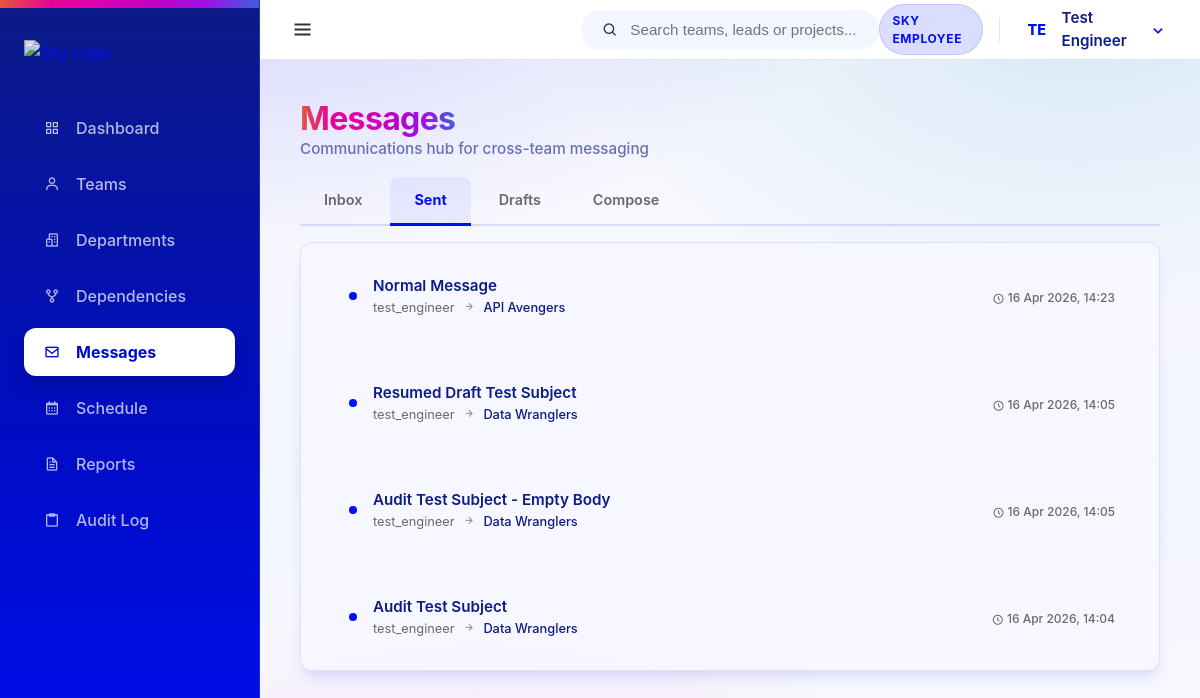
The app's page /messages/sent/ (signed in) with its own data.
### core/models.py (models this page shows, shortened)
class User(AbstractUser):
    class Meta:
        verbose_name = 'User'
        verbose_name_plural = 'Users'

class Message(models.Model):
    message_id = models.AutoField(primary_key=True)
    sender_user = models.ForeignKey(User, on_delete=models.CASCADE, related_name='sent_messages')
    team = models.ForeignKey(Team, on_delete=models.CASCADE, related_name='received_messages')
    message_subject = models.CharField(max_length=255)
    message_body = models.TextField()
    STATUS_CHOICES = [
        ('draft', 'Draft'),
        ('sent', 'Sent'),
    ]
    message_status = models.CharField(max_length=10, choices=STATUS_CHOICES)
    message_sent_at = models.DateTimeField(null=True, blank=True)

class Team(models.Model):
    team_id = models.AutoField(primary_key=True)
    department = models.ForeignKey(Department, on_delete=models.CASCADE, related_name='teams')
    team_name = models.CharField(max_length=100)
    mission = models.TextField(blank=True) # High-Fi Requirement
    lead_email = models.EmailField(blank=True) # High-Fi Requirement
    team_leader_name = models.CharField(max_length=100, blank=True)
    work_stream = models.CharField(max_length=100)
    project_name = models.CharField(max_length=100)
    project_codebase = models.CharField(max_length=100)
    status = models.CharField(max_length=50, default='Active')
    tech_tags = models.TextField(blank=True, help_text="Comma separated tags")
    created_at = models.DateTimeField(auto_now_add=True)
    updated_at = models.DateTimeField(auto_now=True)

### messages_app/views.py (the view)
# urls.py: path('sent/', views.sent_messages, name='sent_messages'),
@login_required
def sent_messages(request):
    try:
        all_messages = Message.objects.filter(
            sender_user=request.user,
            message_status='sent'
        ).select_related('sender_user', 'team').order_by('-message_sent_at')
        context = {
            'all_messages': all_messages,
            'active_tab': 'sent',
            'tab_title': 'Sent Messages'
        }
        return render(request, 'messages_app/inbox.html', context)
    except Exception as error:
        django_messages.error(request, f'Error loading sent messages: {error}')
        return redirect('messages_app:inbox')

### templates/messages_app/inbox.html (shortened to what this page needs)
{% extends 'base.html' %}
{% block content %}
<div class="flex-between mb-2 animate-slide-up">
    <div>
        <h1 class="spectrum-text" style="font-size: 2rem; letter-spacing: -0.02em;">Messages</h1>
        <p style="color: var(--sky-header-blue); opacity: 0.6; font-weight: 500; font-size: 0.95rem;">Communications hub for cross-team messaging</p>
    </div>
</div>
<div class="tabs mb-2 animate-slide-up" style="animation-delay: 0.1s;">
    <a href="{% url 'messages_app:inbox' %}" class="tab-btn {% if active_tab == 'inbox' %}active{% endif %}" style="text-decoration: none;">Inbox</a>
    <a href="{% url 'messages_app:sent_messages' %}" class="tab-btn {% if active_tab == 'sent' %}active{% endif %}" style="text-decoration: none;">Sent</a>
    <a href="{% url 'messages_app:draft_messages' %}" class="tab-btn {% if active_tab == 'drafts' %}active{% endif %}" style="text-decoration: none;">Drafts</a>
    <a href="{% url 'messages_app:compose' %}" class="tab-btn {% if active_tab == 'compose' %}active{% endif %}" style="text-decoration: none;">Compose</a>
</div>
{% if active_tab == 'compose' %}
<div class="card animate-slide-up spell-tilt" style="animation-delay: 0.15s; max-width: 700px;">
    <h3 style="color: var(--sky-header-blue); margin-bottom: 1.5rem;">
        <i class='bx bx-edit' style="margin-right: 0.5rem;"></i> New Message
    </h3>
    <form method="post" action="{% url 'messages_app:compose' %}">
        {% csrf_token %}
        <div class="form-group">
            <label for="compose-team">To (Team)</label>
            <select name="team" class="form-control filter-select" id="compose-team" required>
                <option value="">Select team...</option>
                {% for team in teams %}
                <option value="{{ team.team_id }}" {% if prefill_team and prefill_team.team_id == team.team_id or existing_draft and existing_draft.team_id == team.team_id %}selected{% endif %}>{{ team.team_name }}</option>
                {% endfor %}
            </select>
        </div>
        <div class="form-group">
            <label for="compose-subject">Subject</label>
            <input type="text" name="subject" class="form-control" id="compose-subject" placeholder="e.g. Sprint Review Follow-up" value="{{ reply_subject }}" required>
        </div>
        <div class="form-group">
            <label for="compose-body">Message</label>
            <textarea name="body" class="form-control" id="compose-body" rows="6" placeholder="Write your message..." required>{% if existing_draft %}{{ existing_draft.message_body }}{% elif reply_body %}{{ reply_body }}{% endif %}</textarea>
        </div>
        <div class="flex gap-1" style="margin-top: 1.5rem;">
            <button type="submit" name="action" value="sent" class="btn btn-primary"><i class='bx bx-send'></i> Send Message</button>
            <button type="submit" name="action" value="draft" class="btn btn-secondary"><i class='bx bx-save'></i> Save as Draft</button>
            <a href="{% url 'messages_app:inbox' %}" class="btn btn-ghost" style="text-decoration: none; margin-left: auto;">Cancel</a>
        </div>
    </form>
</div>
{% else %}
<div class="card animate-slide-up spell-tilt" style="animation-delay: 0.15s; padding: 0;">
    {% if all_messages %}
    {% for msg in all_messages %}
    <a href="{% url 'messages_app:detail' msg.message_id %}" class="msg-item {% if msg.message_status == 'sent' %}is-unread{% endif %}" style="text-decoration: none; color: inherit; transition: all 0.2s ease;">
        <div class="flex-center gap-2" style="flex: 1; min-width: 0; padding: 1rem 1.5rem; border-bottom: 1px solid var(--sky-border-subtle); border-left: 4px solid transparent;">
            {% if msg.message_status == 'sent' %}<span class="unread-dot"></span>{% endif %}
            <div style="flex: 1; min-width: 0;">
                <div class="flex-center gap-1">
                    <span style="font-weight: 600; font-size: 0.95rem; color: var(--sky-header-blue);">{{ msg.message_subject }}</span>
                </div>
                <div class="flex-center gap-1 mt-025">
                    <span style="font-size: 0.8rem; color: var(--muted-foreground);">
                        {{ msg.sender_user.username }}
                    </span>
                    <i class='bx bx-right-arrow-alt' style="font-size: 0.8rem; opacity: 0.5;"></i>
                    <span style="font-size: 0.8rem; color: var(--sky-header-blue); font-weight: 500;">
                        {{ msg.team.team_name }}
                    </span>
                </div>
            </div>
            <div style="text-align: right; flex-shrink: 0;">
                <span style="font-size: 0.75rem; color: var(--muted-foreground); white-space: nowrap; font-weight: 500;">
                    <i class='bx bx-time-five' style="vertical-align: middle;"></i>
                    {% if msg.message_sent_at %}{{ msg.message_sent_at|date:"d M Y, H:i" }}{% else %}Draft{% endif %}
                </span>
            </div>
        </div>
    </a>
    {% endfor %}
    {% endif %}
</div>
{% endif %}
{% endblock %}

### templates/base.html (shortened to what this page needs)
{% load static %}
<!DOCTYPE html>
<html lang="en">
<head>
    <link rel="stylesheet" href="{% static 'css/sky-layout.css' %}">
    <link rel="stylesheet" href="{% static 'css/style.css' %}">
    <link href='https://unpkg.com/boxicons@2.1.4/css/boxicons.min.css' rel='stylesheet'>
</head>
<body>
    <div class="app-container">
        <nav class="sidebar">
            <div class="sidebar-header">
                <a href="{% url 'core:dashboard' %}" class="logo-link">
                    <img src="{% static 'images/Sky-spectrum-rgb.png' %}" alt="Sky Logo" class="sky-logo-img sidebar-logo">
                </a>
            </div>
            <ul class="nav-links">
                <li class="nav-item">
                    <a href="{% url 'core:dashboard' %}" class="nav-link {% if request.resolver_match.url_name == 'dashboard' %}active{% endif %}">
                        <i class='bx bx-grid-alt'></i> <span class="nav-label">Dashboard</span>
                    </a>
                </li>
                <li class="nav-item">
                    <a href="{% url 'teams:team_list' %}" class="nav-link {% if 'teams' in request.path %}active{% endif %}">
                        <i class='bx bx-user'></i> <span class="nav-label">Teams</span>
                    </a>
                </li>
                <li class="nav-item">
                    <a href="{% url 'organisation:org_chart' %}" class="nav-link {% if 'organisation' in request.path and 'dependencies' not in request.path %}active{% endif %}">
                        <i class='bx bx-buildings' ></i> <span class="nav-label">Departments</span>
                    </a>
                </li>
                <li class="nav-item">
                    <a href="{% url 'organisation:dependencies' %}" class="nav-link {% if 'dependencies' in request.path %}active{% endif %}">
                        <i class='bx bx-git-repo-forked' ></i> <span class="nav-label">Dependencies</span>
                    </a>
                </li>
                <li class="nav-item">
                    <a href="{% url 'messages_app:inbox' %}" class="nav-link {% if 'messages' in request.path %}active{% endif %}">
                        <i class='bx bx-envelope' ></i> <span class="nav-label">Messages</span>
                    </a>
                </li>
                <li class="nav-item">
                    <a href="{% url 'schedule:calendar' %}" class="nav-link {% if 'schedule' in request.path %}active{% endif %}">
                        <i class='bx bx-calendar' ></i> <span class="nav-label">Schedule</span>
                    </a>
                </li>
                <li class="nav-item">
                    <a href="{% url 'reports:reports_home' %}" class="nav-link {% if 'reports' in request.path %}active{% endif %}">
                        <i class='bx bx-file' ></i> <span class="nav-label">Reports</span>
                    </a>
                </li>
                <li class="nav-item">
                    <a href="{% url 'core:audit_log' %}" class="nav-link {% if 'audit' in request.path %}active{% endif %}">
                        <i class='bx bx-clipboard' ></i> <span class="nav-label">Audit Log</span>
                    </a>
                </li>
            </ul>
            </nav>
        <div class="main-wrapper">
            <header class="top-navbar" style="display: flex; align-items: center; justify-content: space-between; height: 60px;">
                <div class="navbar-left">
                    <button id="sidebar-toggle" class="sidebar-toggle-btn" aria-label="Toggle Sidebar">
                        <i class='bx bx-menu'></i>
                    </button>
                </div>
                <div class="navbar-middle">
                    <div class="search-bar-container" id="global-search">
                        <div class="search-bar">
                            <i class='bx bx-search'></i>
                            <input type="text" placeholder="Search teams, leads or projects..." id="search-input">
                        </div>
                    </div>
                </div>
                <div class="navbar-right" style="display: flex; align-items: center; gap: 12px;">
                    <span class="badge badge-blue" style="vertical-align: middle; display: inline-flex; align-items: center;">SKY EMPLOYEE</span>
                    <div class="nav-user-dropdown" id="user-dropdown-container" style="display: flex; align-items: center;">
                        <div class="nav-avatar-trigger" id="user-dropdown-btn" style="display: flex; align-items: center;">
                            <div class="avatar-circle small">
                                {% if user.first_name %}{{ user.first_name|first|upper }}{% else %}{{ user.username|first|upper }}{% endif %}{% if user.last_name %}{{ user.last_name|first|upper }}{% endif %}
                            </div>
                            <span class="user-fullname">{{ user.get_full_name|default:user.username }}</span>
                            <i class='bx bx-chevron-down'></i>
                        </div>
                    </div>
                </div>
            </header>
            <main class="content-area animate-slide-up">
                {% block content %}{% endblock %}
            </main>
        </div>
    </div>
</body>
</html>

### assets/css/style.css (style rules this page uses)
.card { background: var(--card); border: 1px solid var(--border); box-shadow: var(--shadow-md); border-radius: var(--radius); padding: 1.5rem; transition: transform 0.3s ease, box-shadow 0.3s ease; position: relative; overflow: hidden; }
.spectrum-text { background: var(--sky-spectrum); -webkit-background-clip: text; background-clip: text; color: transparent; display: inline-block; }
.badge { padding: 0.4rem 0.8rem; border-radius: 99px; font-size: 0.75rem; font-weight: 700; letter-spacing: 0.05em; }
.badge-blue { background: var(--sky-tint-14); color: var(--sky-primary); border: 1px solid var(--border); }
.animate-slide-up { animation: fadeInSlideUp 0.5s cubic-bezier(0.16, 1, 0.3, 1) forwards; }
.avatar-circle { width: 36px; height: 36px; background: white; color: var(--sky-primary); border-radius: 50%; display: flex; align-items: center; justify-content: center; font-weight: 800; font-size: 0.85rem; }
.animate-slide-up { opacity: 0; transform: translateY(20px); animation: fadeInSlideUp 0.6s cubic-bezier(0.16, 1, 0.3, 1) forwards; }
.mb-2 { margin-bottom: 1rem; }
.tabs { display: flex; gap: 0.25rem; border-bottom: 2px solid var(--border); padding-bottom: 0; }
.tab-btn { padding: 0.75rem 1.5rem; font-size: 0.9rem; font-weight: 600; color: var(--muted-foreground); border: none; background: none; cursor: pointer; border-bottom: 3px solid transparent; margin-bottom: -2px; transition: all 0.2s ease; border-radius: 8px 8px 0 0; }
.tab-btn.active { color: var(--sky-primary); border-bottom-color: var(--sky-primary); background: var(--sky-tint-5); font-weight: 700; }
.flex-between { display: flex; justify-content: space-between; align-items: center; }
.flex-center { display: flex; align-items: center; }
.gap-1 { gap: 0.5rem; }
.gap-2 { gap: 1rem; }
.unread-dot { width: 8px; height: 8px; border-radius: 50%; background: var(--sky-primary); display: inline-block; flex-shrink: 0; }
.msg-item { display: flex; align-items: center; justify-content: space-between; padding: 1rem 1.25rem; border-bottom: 1px solid var(--sky-surface-strong); cursor: pointer; transition: background 0.2s ease; gap: 1rem; }
.msg-item.is-unread { background: rgba(0, 15, 245, 0.03); }
.msg-item:last-child { border-bottom: none; }
.sidebar-toggle-btn { background: transparent; border: none; font-size: 1.5rem; color: var(--sky-text); cursor: pointer; display: flex; align-items: center; justify-content: center; border-radius: 8px; padding: 0.4rem; transition: all 0.2s ease; }
.sidebar { transition: width 0.3s ease; overflow-x: hidden; }
.main-wrapper { margin-left: 260px; transition: margin-left 0.3s ease; }
.nav-link { white-space: nowrap; overflow: hidden; align-items: center; }
.nav-label { transition: opacity 0.2s ease; opacity: 1; }
.sky-logo-img.sidebar-logo { transition: opacity 0.2s ease; width: 100%; }
.nav-user-dropdown { position: relative; }
.nav-avatar-trigger { display: flex; align-items: center; gap: 0.75rem; cursor: pointer; padding: 0.25rem 0.5rem; border-radius: 8px; transition: background 0.2s ease; }
.avatar-circle.small { width: 35px; height: 35px; font-size: 0.9rem; }
.user-fullname { font-weight: 600; color: var(--sky-header-blue); font-size: 0.95rem; }
.nav-avatar-trigger i { color: var(--sky-primary); font-size: 1.25rem; transition: transform 0.2s ease; }
.spell-tilt { transition: transform 0.4s cubic-bezier(0.175, 0.885, 0.32, 1.275); will-change: transform; }

### records on screen
User: first_name|first "T", last_name|first "E", get_full_name "Test Engineer"
Message: message_status "sent" (drawn), message_subject "Normal Message", sender_user.username "test_engineer", team.team_name "API Avengers", message_sent_at "16 Apr 2026, 14:23"
Message: message_status "sent" (drawn), message_subject "Resumed Draft Test Subject", sender_user.username "test_engineer", team.team_name "Data Wranglers", message_sent_at "16 Apr 2026, 14:05"
Message: message_status "sent" (drawn), message_subject "Audit Test Subject - Empty Body", sender_user.username "test_engineer", team.team_name "Data Wranglers", message_sent_at "16 Apr 2026, 14:05"
Message: message_status "sent" (drawn), message_subject "Audit Test Subject", sender_user.username "test_engineer", team.team_name "Data Wranglers", message_sent_at "16 Apr 2026, 14:04"
